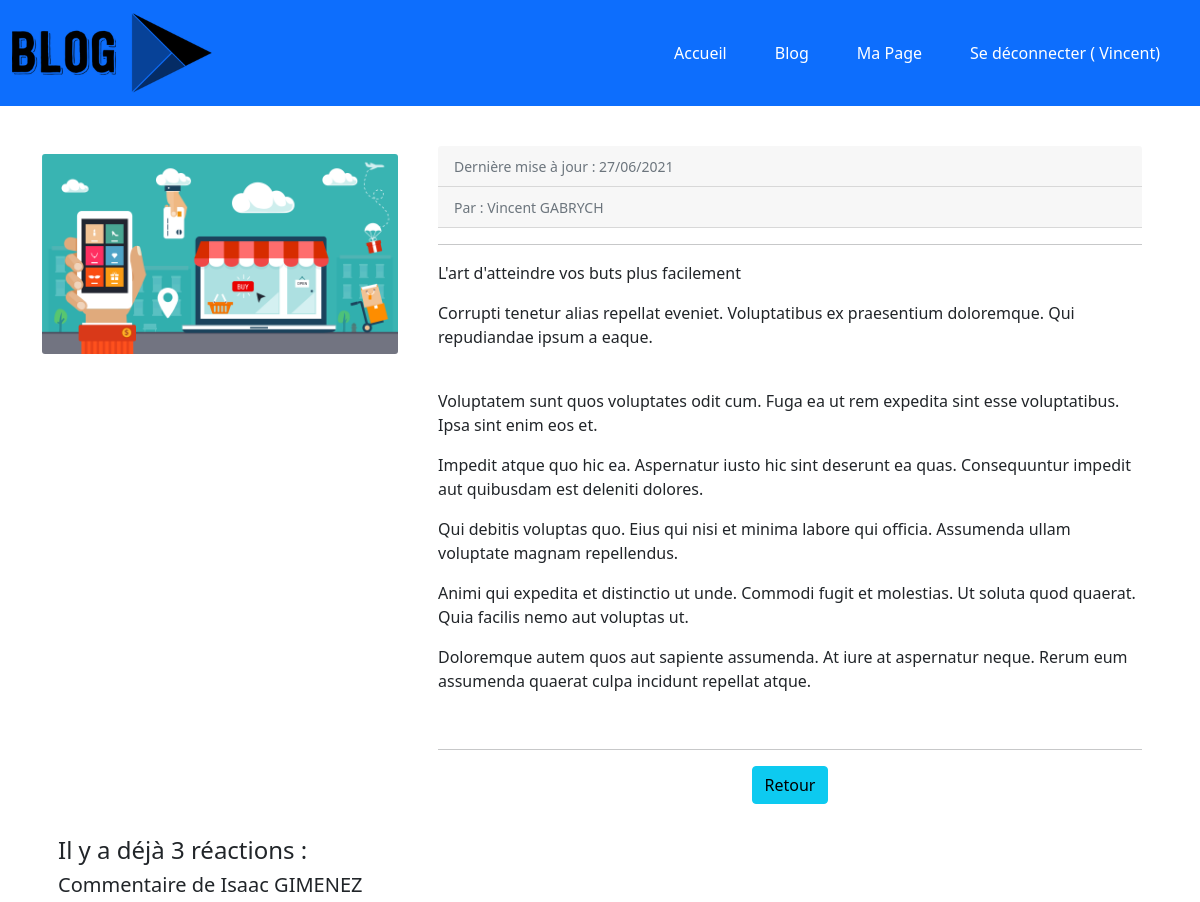
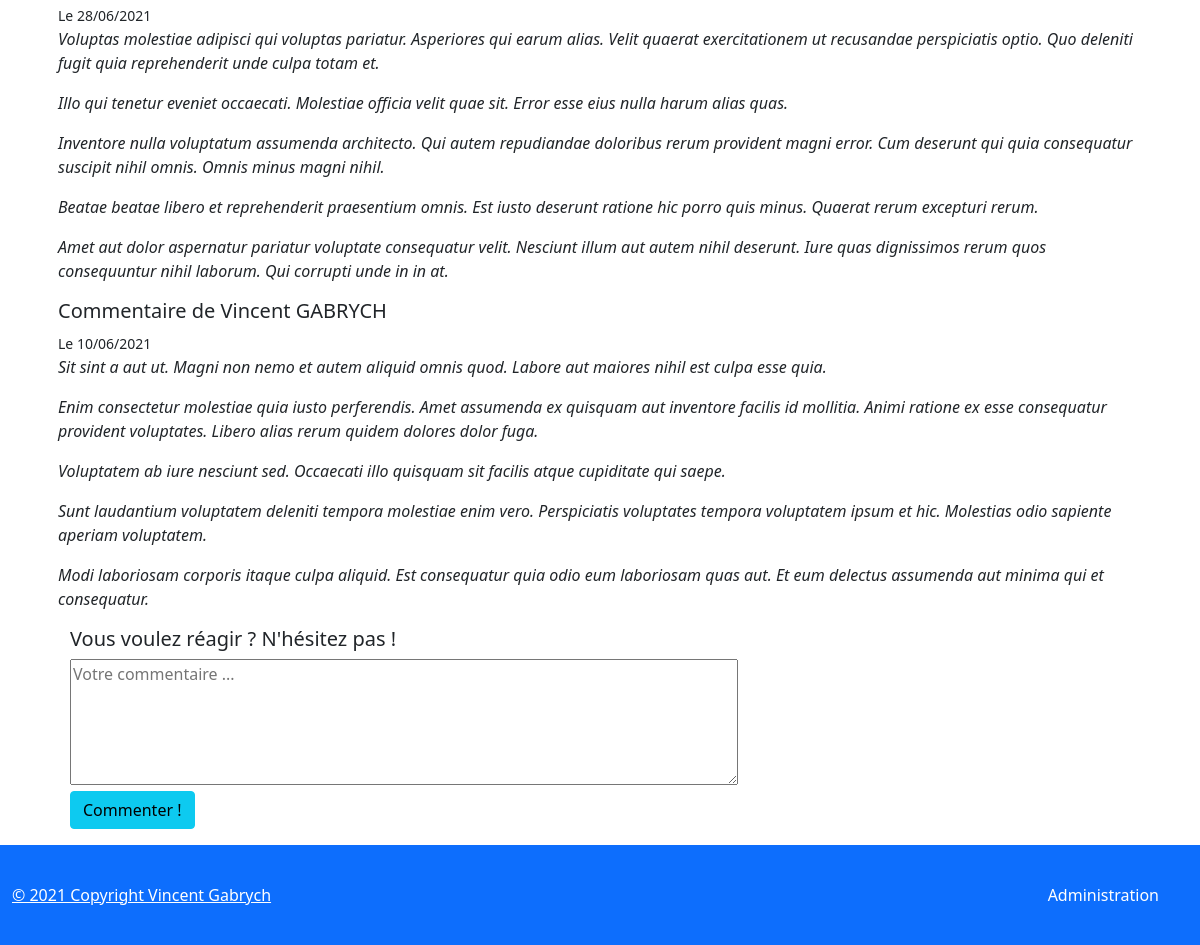
Page /index.php?controller=ArticleController&task=showOneArticle&id=3 (signed in) on the committed database (2 pictures, top to bottom).
### tables this page shows
CREATE TABLE IF NOT EXISTS `articles` (
  `id` int(11) NOT NULL AUTO_INCREMENT,
  `title` varchar(255) DEFAULT NULL,
  `chapo` varchar(255) DEFAULT NULL,
  `content` longtext,
  `user_id` int(11) NOT NULL,
  `created_at` datetime DEFAULT NULL,
  `posted` tinyint(1) DEFAULT NULL,
  PRIMARY KEY (`id`),
  KEY `fk_posts_Users_idx` (`user_id`)
);

CREATE TABLE IF NOT EXISTS `comments` (
  `id` int(11) NOT NULL AUTO_INCREMENT,
  `author_id` int(11) NOT NULL,
  `article_id` int(11) NOT NULL,
  `content` longtext,
  `created_at` datetime DEFAULT NULL,
  `publied` tinyint(1) DEFAULT NULL,
  PRIMARY KEY (`id`),
  KEY `fk_comments_Users1_idx` (`author_id`),
  KEY `fk_comments_posts1_idx` (`article_id`)
);

### libraries/Renderer.php (called while the page is built, shortened)
<?php
class Renderer
{
public static function render(string $path, array $variables = []): void
    {
        extract($variables);
        require('templates/' . $path . '.html.php');
        require('templates/home/layout.html.php');
    }
}

### libraries/controllers/ArticleController.php (called while the page is built, shortened)
<?php
require_once('libraries/services/BlogService.php');
require_once('libraries/renderer.php');
class ArticleController
{
    public function showOneArticle()
    {
        $id = filter_input(INPUT_GET, 'id', FILTER_VALIDATE_INT);
        $article = (new BlogService())->getOneArticleWithComments($id);
        $avm = new ArticleViewModel();
        $avm->article = $article;
        \Renderer::render('articles/show', compact('avm'));
    }
}

### libraries/Application.php (called while the page is built, shortened)
<?php
class Application
{
     public static function process()
    {
            $taskName = self::getTaskName();
            $controller = new $controllerName();
            $controller->$taskName();
    }
    private static function getTaskName(): string
    {
        $taskName = filter_input(INPUT_GET, "task", FILTER_SANITIZE_SPECIAL_CHARS);
        return $taskName;
    }
}

### index.php (called while the page is built, shortened)
<?php
require_once('libraries/Application.php');
Application::process();

### DataBase/Database.php (called while the page is built)
<?php
class Database
{
    public static function getPdo(int $errorMode =  PDO::ERRMODE_EXCEPTION, int $fetchMode = PDO::FETCH_ASSOC): PDO
    {
        return new PDO('mysql:host=localhost;dbname=projet5;charset=utf8', 'root', 'root', [
            PDO::ATTR_ERRMODE => $errorMode,
            PDO::ATTR_DEFAULT_FETCH_MODE => $fetchMode
        ]);
    }
}

### libraries/services/BlogService.php (called while the page is built, shortened)
<?php
require_once('libraries/Repositories/ArticleRepository.php');
require_once('libraries/Repositories/CommentRepository.php');
require_once('libraries/Models/model/Article.Model.php');
require_once('libraries/Models/model/CommentWithNameModel.php');
require_once('libraries/Models/model/User.Model.php');
class BlogService
{
    public function getOneArticleWithComments(int $id) : ?ArticleModel
    {
        $articleRepo = new ArticleRepository();
        $commentRepo = new CommentRepository();
        $userRepo = new UserRepository();
        $articleEntity = $articleRepo->getOneArticle($id);
        $commentsEntities = $commentRepo->getCommentsByArticleId($id);
        $userArticleEntity = $userRepo->getUserById($articleEntity->getUserId());
        $userModel = new UserModel();
        $userModel->setId($userArticleEntity->getId());
        $userModel->setFirstname(ucfirst(strtolower($userArticleEntity->getFirstname()) ));
        $userModel->setLastname(strtoupper($userArticleEntity->getLastname()));
        $userModel->setEmail($userArticleEntity->getEmail());
        $userModel->setFullname($userModel->getFirstname() . ' ' . $userModel->getLastname());
        $userModel->setRole($userArticleEntity->getRole());
        $commentsModel = [];
        foreach($commentsEntities as $c)
        {
            $cm = new CommentWithNameModel();
            $cm->setId($c->getId());
            $CommentsUserEntity = $userRepo->getUserById($c->getAuthorId());
            $userCommentModel = new UserModel();
            $userCommentModel->setId($CommentsUserEntity->getId());
            $userCommentModel->setFirstname(ucfirst(strtolower($CommentsUserEntity->getFirstname()) ));
            $userCommentModel->setLastname(strtoupper($CommentsUserEntity->getLastname()));
            $cm->setFullname($userCommentModel->getFirstname() ."  ". $userCommentModel->getLastname() );
            $cm->setArticleId($c->getArticleId());
            $cm->setContent($c->getContent());
            $cm->setCreatedAt($c->getCreatedAt());
            $cm->setPublied($c->getPublied());
            $cm->setCensored( strpos($cm->getContent(), 'http://') !== false );
            array_push($commentsModel, $cm);
        }
        $articleModel = new ArticleModel();
        $articleModel->setAllComments($commentsModel);
        $articleModel->setAuthor($userModel);
        $articleModel->setChapo($articleEntity->getChapo());
        $articleModel->setContent($articleEntity->getContent());
        $articleModel->setCreatedAt($articleEntity->getCreatedAt());
        $articleModel->setId($articleEntity->getId());
        $articleModel->setPosted($articleEntity->getPosted());
        $interval = date_diff($articleModel->getCreatedAt(), new DateTime('now'));
        $articleModel->setRecent( $interval->format('%a') < 31 );
        $articleModel->setTitle($articleEntity->getTitle());
        return $articleModel;
    }
}

### libraries/Repositories/ArticleRepository.php (called while the page is built, shortened)
<?php
require_once('DataBase/database.php');
class ArticleRepository
{
    public function __construct()
    {
        $this->pdo = \Database::getPdo();
    }
    private function toArticleEntity($line): ArticleEntity {
        $article = new ArticleEntity();
        $article->setId(intval($line['id']));
        $article->setTitle($line['title']);
        $article->setChapo($line['chapo']);
        $article->setContent($line['content']);
        $article->setUserId(intval($line['user_id']));
        $article->setCreatedAt(new DateTime($line['created_at']));
        $article->setPosted($line['posted'] === null ? false : $line['posted']);
        return $article;
    }
    public function getOneArticle(int $id): ?ArticleEntity
    {
        $query = $this->pdo->prepare("SELECT a.* FROM articles as a where a.id = :id");
        $query->execute(['id' => $id]);
        $articleLine = $query->fetch();
        $article = null;
        if ($articleLine !== false) {
            $article = $this->toArticleEntity($articleLine);
        }
        return $article;
    }
}

### libraries/models/Model/Article.Model.php (called while the page is built, shortened)
<?php
class ArticleModel
{
    private $id;
    private $title;
    private $chapo;
    private $content;
    private $createdAt;
    private $allComments;
    private $author;
    public function getId(): int
    {
        return $this->id;
    }
    public function setId(int $id)
    {
        $this->id = $id;
    }
    public function getTitle(): string
    {
        return $this->title;
    }
    public function setTitle(string $title)
    {
        $this->title = $title;
    }
    public function getChapo(): string
    {
        return $this->chapo;
    }
    public function setChapo(string $chapo)
    {
        $this->chapo = $chapo;
    }
    public function getContent(): string
    {
        return $this->content;
    }
    public function setContent(string $content)
    {
        $this->content = $content;
    }
    public function getCreatedAt(): DateTime
    {
        return $this->createdAt;
    }
    public function setCreatedAt(DateTime $createdAt)
    {
        $this->createdAt = $createdAt;
    }
    public function getAllComments(): array
    {
        return $this->allComments;
    }
    public function setAllComments(array $comments)
    {
        $this->allComments = $comments;
    }
    public function getAuthor(): ?UserModel
    {
        return $this->author;
    }
    public function setAuthor(UserModel $author)
    {
        $this->author = $author;
    }
}

### libraries/models/Model/User.model.php (called while the page is built, shortened)
<?php
class UserModel
{
    private $fullname;
    public function getFullname() : string
    {
        return $this->fullname;
    }
    public function setFullname(string $fullname)
    {
        $this->fullname = $fullname;
    }
}

### libraries/models/Model/CommentWithNameModel.php (called while the page is built, shortened)
<?php
require_once('libraries/models/model/User.model.php');
class CommentWithNameModel extends UserModel
{
    private $content;
    private $createdAt;
    private $publied;
    public function getContent(): string
    {
        return $this->content;
    }
    public function setContent(string $content): void
    {
        $this->content = $content;
    }
    public function getCreatedAt(): DateTime
    {
        return $this->createdAt;
    }
    public function setCreatedAt(DateTime $createdAt): void
    {
        $this->createdAt = $createdAt;
    }
    public function isPublied(): bool
    {
        return $this->publied;
    }
    public function setPublied(bool $publied): void
    {
        $this->publied = $publied;
    }
}

### libraries/Repositories/CommentRepository.php (called while the page is built, shortened)
<?php
require_once('DataBase/database.php');
class CommentRepository
{
    public function __construct()
    {
        $this->pdo = \Database::getPdo();
    }
    public function getCommentsByArticleId(int $id): array
    {
        $query = $this->pdo->prepare(
            " SELECT c.* FROM Comments as c Where c.article_id= :id ORDER BY created_At DESC"
        );
        $query->execute(['id' => $id]);
        $allComments = [];
        while ($commentLine = $query->fetch()) {
            $comment = new CommentEntity();
            $comment->setId($commentLine['id']);
            $comment->setAuthorId($commentLine['author_id']);
            $comment->setArticleId($commentLine['article_id']);
            $comment->setContent($commentLine['content']);
            $comment->setCreatedAt(new DateTime($commentLine['created_at']));
            $comment->setPublied($commentLine['publied'] === null ? false:$commentLine['publied']);
            array_push($allComments, $comment);
        }
        return $allComments;
    }
}

### templates/articles/show.html.php (the view)
<div class="row">
        <Div class="col-lg-4">
            <br>
            <img class="card-img" src="/img/posts/<?php echo $avm->article->getId() ?>.jpg" >
        </div>
        <div class="col-lg-8">
            <div class="card-body">
                    <div class="card-header"><small class="text-muted">Dernière mise à jour : <?= $avm->article->getCreatedAt()->format('d/m/Y') ?></small></div>
                    <div class="card-header"><small class="text-muted">Par : <?= $avm->article->getAuthor()->getFullname() ?></small></div>
                    <hr>
                    <div class="mb-3"><?= $avm->article->getTitle() ?></div>
                    <div class="mb-3"><?= $avm->article->getChapo() ?></div>
                    <br>
                    <div class="mb-3"><?= $avm->article->getContent() ?></div>
                    <br>
                    <hr>
                    <div class="col-auto text-center">
                    <a href="index.php?controller=ArticleController&task=showAllArticlesWithPagination" class="btn btn-info">Retour </a>
                    </div>
            </div>
        </div>
</div>
<div class="card-body Comment">
    <?php if (count($avm->article->getAllComments()) === 0) : ?>
        <h4>Il n'y a pas encore de commentaires pour cet article ... SOYEZ LE PREMIER ! :D</h4>
    <?php else : ?>
        <h4>Il y a déjà <?= count($avm->article->getAllComments()) ?> réactions : </h4>
        <?php foreach ($avm->article->getAllComments() as $commentaire) : if ($commentaire->isPublied() == 1){  ?>
            <h5>Commentaire de <?= $commentaire->getFullname() ?></h5>
            <small>Le <?= $commentaire->getCreatedAt()->format('d/m/Y') ?></small>
            <blockquote>
                <em><?= $commentaire->getContent() ?></em>
            </blockquote>
        <?php } endforeach ?>
    <?php endif ?>
    <div class="container">
    <?php if(!empty($_SESSION))
                    {
                        include $avm->commentBlock;
                    }
        ?>
    </div>
</div>

### assets/css/style.css (style rules this page uses)
body { min-height: 100vh; position: relative; margin: 0; box-sizing: border-box; }
.container { width: auto; padding: 0 15px; }

### rows in the picture
articles: title "L'art d'atteindre vos buts plus facilement", chapo "Corrupti tenetur alias repellat eveniet. Voluptatibus ex praesentium doloremque. Qui repudiandae ipsum a eaque.", content "Voluptatem sunt quos voluptates odit cum. Fuga ea ut rem expedita sint esse voluptatibus. Ipsa sint enim eos et. Impedit atque quo hic ea. Aspernatur iusto hic sint deserunt ea quas. Consequuntur impedit aut quibusdam est deleniti dolores. Qui debitis voluptas quo. Eius qui nisi et minima labore qui officia. Assumenda ullam voluptate magnam repellendus. Animi qui expedita et distinctio ut unde. Commodi fugit et molestias. Ut soluta quod quaerat. Quia facilis nemo aut voluptas ut. Doloremque autem quos aut sapiente assumenda. At iure at aspernatur neque. Rerum eum assumenda quaerat culpa incidunt repellat atque."
comments: Fullname "Isaac GIMENEZ", format "28/06/2021", content "Voluptas molestiae adipisci qui voluptas pariatur. Asperiores qui earum alias. Velit quaerat exercitationem ut recusandae perspiciatis optio. Quo deleniti fugit quia reprehenderit unde culpa totam et. Illo qui tenetur eveniet occaecati. Molestiae officia velit quae sit. Error esse eius nulla harum alias quas. Inventore nulla voluptatum assumenda architecto. Qui autem repudiandae doloribus rerum provident magni error. Cum deserunt qui quia consequatur suscipit nihil omnis. Omnis minus magni nihil. Beatae beatae libero et reprehenderit praesentium omnis. Est iusto deserunt ratione hic porro quis minus. Quaerat rerum excepturi rerum. Amet aut dolor aspernatur pariatur voluptate consequatur…"
comments: Fullname "Vincent GABRYCH", format "10/06/2021", content "Sit sint a aut ut. Magni non nemo et autem aliquid omnis quod. Labore aut maiores nihil est culpa esse quia. Enim consectetur molestiae quia iusto perferendis. Amet assumenda ex quisquam aut inventore facilis id mollitia. Animi ratione ex esse consequatur provident voluptates. Libero alias rerum quidem dolores dolor fuga. Voluptatem ab iure nesciunt sed. Occaecati illo quisquam sit facilis atque cupiditate qui saepe. Sunt laudantium voluptatem deleniti tempora molestiae enim vero. Perspiciatis voluptates tempora voluptatem ipsum et hic. Molestias odio sapiente aperiam voluptatem. Modi laboriosam corporis itaque culpa aliquid. Est consequatur quia odio eum laboriosam quas aut. Et eum…"

### other values in the picture
$_SESSION['first_name'] "Vincent"
$avm->article->getCreatedAt()->format('d/m/Y') "27/06/2021"
$avm->article->getAuthor()->getFullname() "Vincent GABRYCH"
count($avm->article->getAllComments()) "3"
